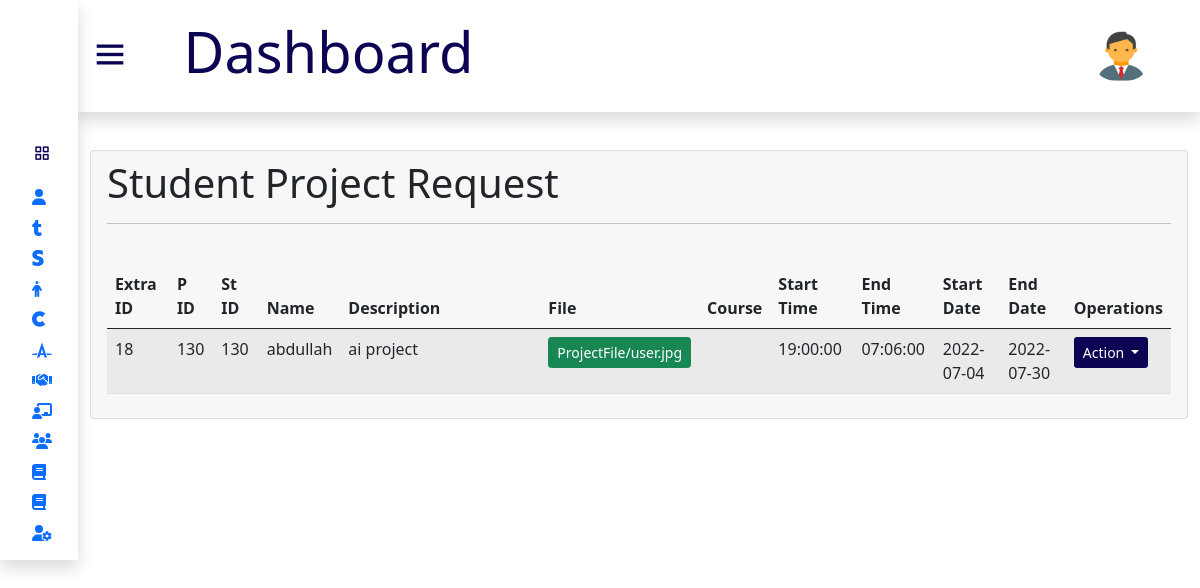
Screenshot of /admin/psTab.php (signed in) with the database file from the repository.
### tables this page shows
CREATE TABLE `student_xtra_project` (
  `id` int(11) NOT NULL,
  `stu_id` int(11) NOT NULL,
  `project_id` int(11) NOT NULL,
  `course` varchar(255) NOT NULL,
  `name` varchar(255) NOT NULL,
  `description` text NOT NULL,
  `stu_file` varchar(255) NOT NULL,
  `start_time` time NOT NULL,
  `end_time` time NOT NULL,
  `start_date` date NOT NULL,
  `end_date` date NOT NULL,
  `activity` varchar(255) NOT NULL DEFAULT 'project',
  `status` varchar(255) NOT NULL DEFAULT 'pending',
  `date` date NOT NULL,
  `fee` varchar(30) NOT NULL
);

### admin/psTab.php (the view, shortened to what this page needs)
<?php
include 'header.php';
?>
<div class="body-section">
   <div class="container ">
      <div class="card ">
         <div class="card-header border-0">
            <h3 class="card-title display-6">Student Project Request</h3>
            <hr>
            <div class="container mt-1">
               <div class="row">
                  <div class="card-body table-responsive p-0">
                     <div class="row">
                        <div class="col-lg-12">
                           <table id="example" class="table table-striped  mx-10">
                              <thead>
                                 <tr>
                                    <th>Extra ID</th>
                                    <th>P ID</th>
                                    <th>St ID</th>
                                    <th>Name</th>
                                    <th>Description</th>
                                    <th>File</th>
                                    <th>Course</th>
                                    <th>Start Time</th>
                                    <th>End Time</th>
                                    <th>Start Date</th>
                                    <th>End Date</th>
                                    <th>Operations</th>
                                 </tr>
                              </thead>
                              <tbody>
                                 <?php
                                 $query = mysqli_query($conn, "select * from student_xtra_project where status='pending'");
                                 if ($query) {
                                    while ($row = mysqli_fetch_assoc($query)) {
                                       $course_id = $row['course'];
                                       $sel_course = mysqli_query($conn, "select * from admin_course where id='$course_id'");
                                       $crow = mysqli_fetch_assoc($sel_course);
                                       $course_name = $crow['name'];
                                 ?>
                                       <tr>
                                          <td><?php echo $row['id']; ?></td>
                                          <td><?php echo $row['project_id']; ?></td>
                                          <td><?php echo $row['stu_id']; ?></td>
                                          <td><?php echo $row['name']; ?></td>
                                          <td style="width:200px;"><?php echo $row['description']; ?></td>
                                          <td><a href="../student/<?php echo $row['stu_file']; ?>" download class="btn btn-success btn-sm"><?php echo $row['stu_file']; ?> </a></td>
                                          <td><?php echo $course_name; ?></td>
                                          <td><?php echo $row['start_time']; ?></td>
                                          <td><?php echo $row['end_time']; ?></td>
                                          <td><?php echo $row['start_date']; ?></td>
                                          <td><?php echo $row['end_date']; ?></td>
                                          <td>
                                             <div class="action">
                                                <button class="btn btnaction btn-sm dropdown-toggle" type="button" data-bs-toggle="dropdown" aria-expanded="false">
                                                   Action
                                                </button>
                                             </div>
                                          </td>
                                       </tr>
                                    <?php
                                    }
                                 }
                                 ?>
                              </tbody>
                           </table>
                        </div>
                     </div>
                  </div>
               </div>
            </div>
         </div>
      </div>
   </div>
</div>
</body>
</html>

### admin/css/styles.css (style rules this page uses)
* { margin: 0; padding: 0; box-sizing: border-box; font-family:'Segoe UI', Tahoma, Geneva, Verdana, sans-serif; }
.body-section { position: relative; background: #ffffff; left: 78px; width: calc(100% - 78px); transition: all 0.5s ease; margin-top: 150px; }
.action .btnaction { background-color: #0B0452; color: white; }

### rows the page displays
student_xtra_project: id "18", project "130", stu "130", name "abdullah", description "ai project", stu_file "ProjectFile/user.jpg", start_time "19:00:00", end_time "07:06:00", start_date "2022-07-04", end_date "2022-07-30"
